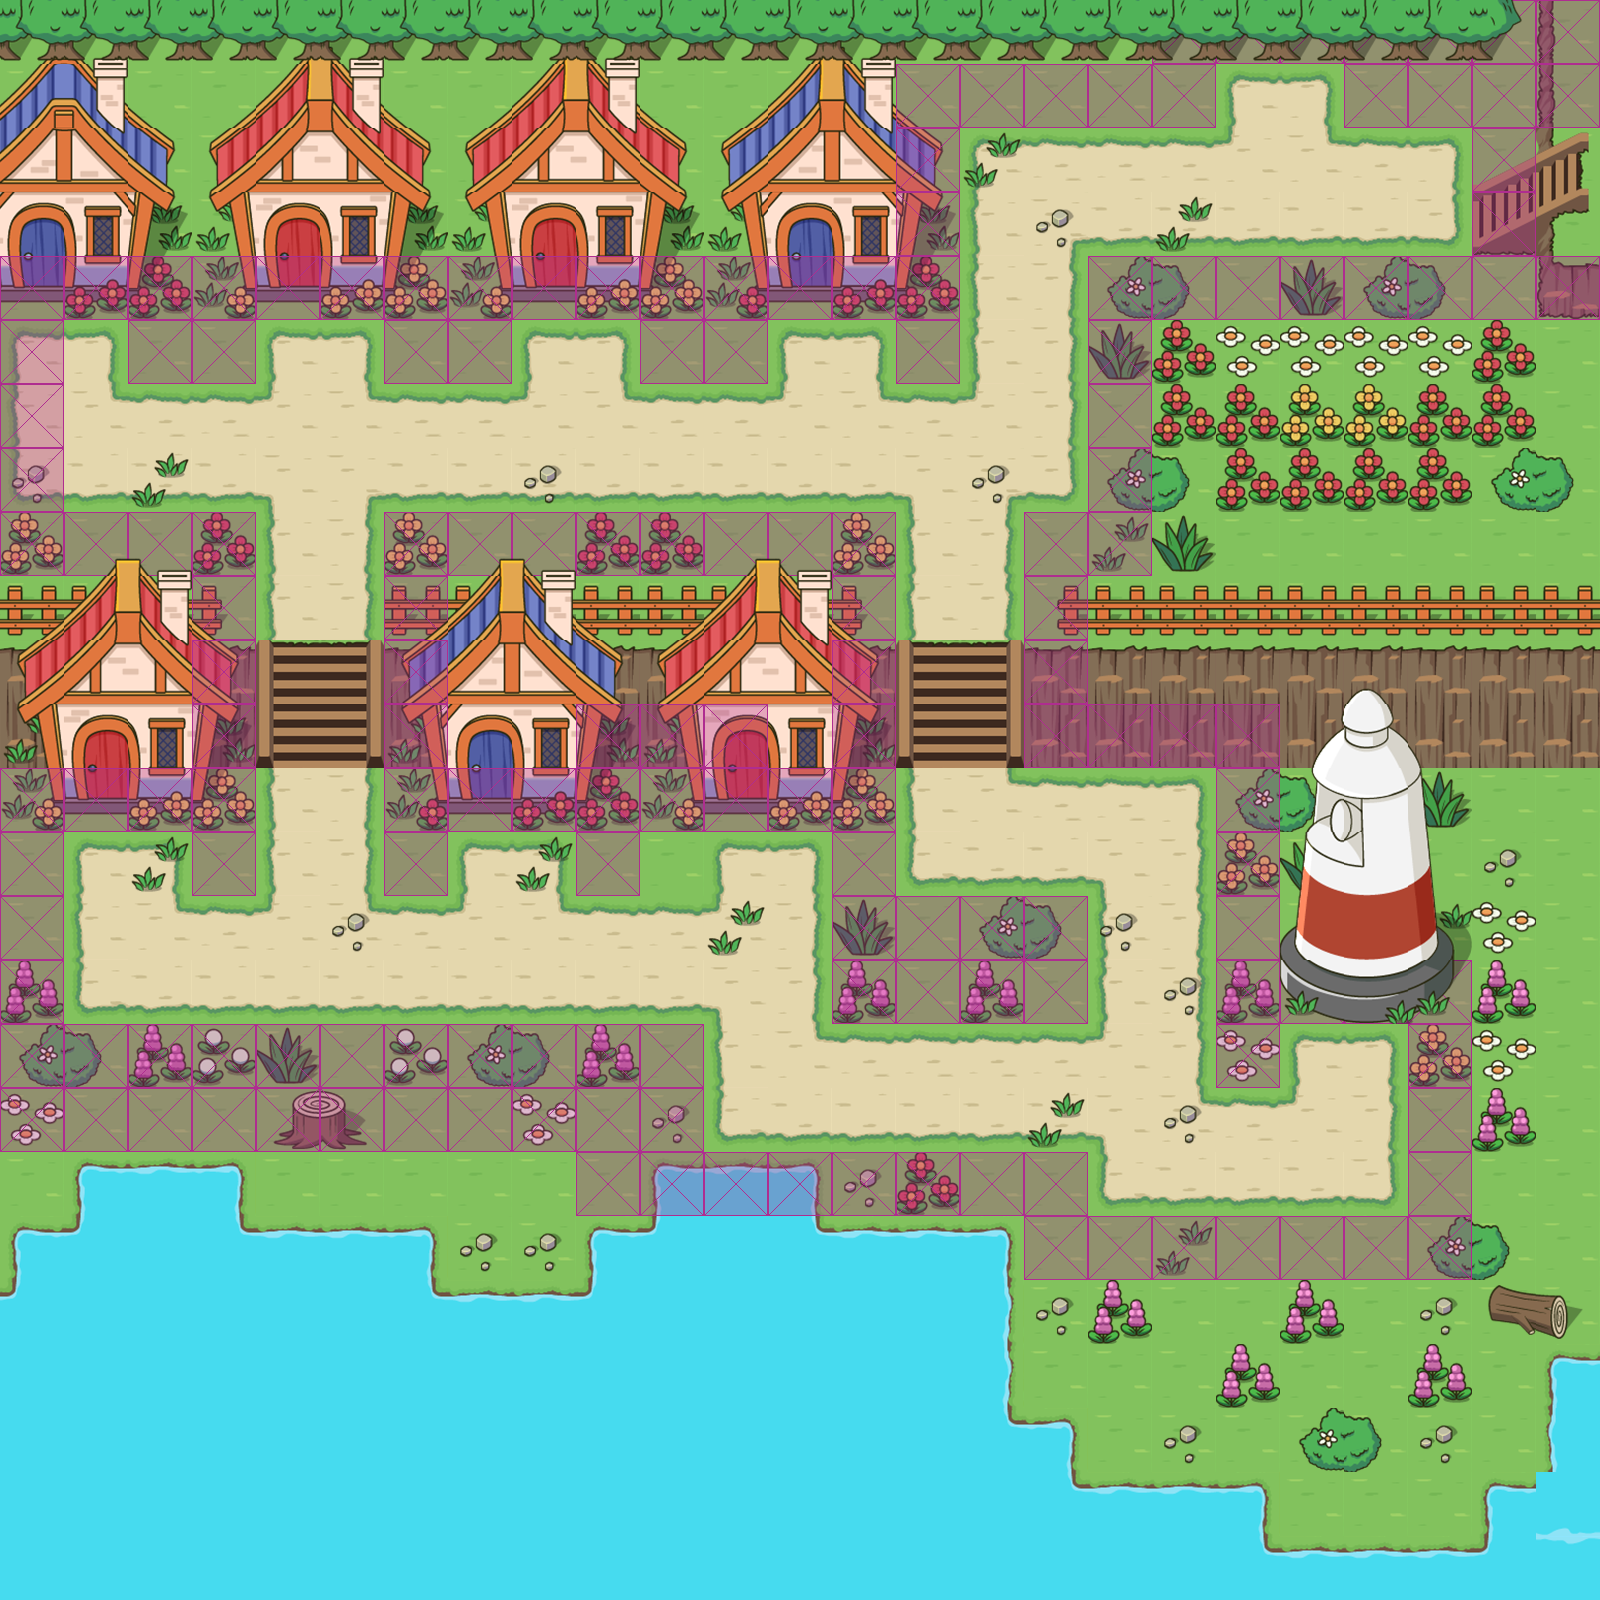

Rendered tile map (Tiled .tmx) drawn with the repository's tilesets; below, a short description and the map source with its tile grids summarised:
An orthogonal 25x25 tile map with 64x64 px tiles, 4 tile layers (Ground, Middle1, Collision, Tree), 6 tilesets and 7 objects (Player, npc_part, npc, go_to, peti_part).

<map version="1.4" tiledversion="1.4.1" orientation="orthogonal" renderorder="right-down" compressionlevel="0" width="25" height="25" tilewidth="64" tileheight="64" infinite="0" nextlayerid="13" nextobjectid="78">
 <editorsettings>
  <export target="." />
 </editorsettings>
 <properties>
  <property name="theme" value="1" />
 </properties>
 <tileset firstgid="1" name="Spritesheet_GugurArea (5_1)" tilewidth="64" tileheight="64" spacing="2" margin="1" tilecount="266" columns="14">
  <image source="../tiles/Gugur/Spritesheet_GugurArea (5).png" width="924" height="1254" />
 </tileset>
 <tileset firstgid="267" name="collision_tileset" tilewidth="64" tileheight="64" spacing="2" margin="1" tilecount="1" columns="1">
  <image source="../tiles/collision_tileset.png" width="66" height="66" />
  <tile id="0">
   <properties>
    <property name="collides" type="bool" value="true" />
   </properties>
  </tile>
 </tileset>
 <tileset firstgid="268" name="utility_tileset 2" tilewidth="64" tileheight="64" spacing="2" margin="1" tilecount="16" columns="4">
  <image source="../tiles/utility_tiles.png" width="264" height="264" />
 </tileset>
 <tileset firstgid="284" name="utility_tileset" tilewidth="64" tileheight="64" spacing="2" margin="1" tilecount="16" columns="4">
  <image source="../tiles/utility_tiles.png" width="264" height="264" />
 </tileset>
 <tileset firstgid="300" name="Spritesheet_GugurArea (5)" tilewidth="64" tileheight="64" spacing="2" margin="1" tilecount="266" columns="14">
  <image source="../tiles/Gugur/Spritesheet_GugurArea (5).png" width="924" height="1254" />
 </tileset>
 <tileset firstgid="566" name="Spritesheet_GugurArea (5_3)" tilewidth="64" tileheight="64" spacing="2" margin="1" tilecount="266" columns="14">
  <image source="../tiles/Gugur/Spritesheet_GugurArea (5).png" width="924" height="1254" />
 </tileset>
 <layer id="1" name="Ground" width="25" height="25">
  <data>[625 cells, 625 non-empty, 31 distinct tile ids]</data>
 </layer>
 <layer id="2" name="Middle1" width="25" height="25">
  <data>[625 cells, 247 non-empty, 75 distinct tile ids]</data>
 </layer>
 <layer id="4" name="Collision" width="25" height="25">
  <data>[625 cells, 163 non-empty, 1 distinct tile ids]</data>
 </layer>
 <objectgroup id="7" name="Player">
  <object id="77" name="Player" type="Player" gid="435" x="1380" y="222" width="64" height="64">
   <properties>
    <property name="direction" value="l" />
   </properties>
  </object>
 </objectgroup>
 <layer id="12" name="Tree" width="25" height="25">
  <data>[625 cells, 66 non-empty, 36 distinct tile ids]</data>
 </layer>
 <objectgroup id="8" name="NPCs">
  <object id="70" name="Villager" type="npc_part" gid="280" x="768" y="896" width="64" height="64">
   <properties>
    <property name="dialogue_name" value="Kluster 1/RP3_1" />
    <property name="image_name" value="Spritesheet_CharacterMale_UntungIdle" />
    <property name="nextEvent" value="75" />
    <property name="theme" value="&quot;&quot;" />
   </properties>
  </object>
  <object id="76" name="Villager" type="npc" gid="280" x="704" y="896" width="64" height="64">
   <properties>
    <property name="dialogue_name" value="Kluster 1/RP3_2" />
    <property name="image_name" value="Spritesheet_CharacterMale_UntungIdle" />
    <property name="theme" value="&quot;&quot;" />
   </properties>
  </object>
 </objectgroup>
 <objectgroup id="9" name="Monsters" />
 <objectgroup id="5" name="Objects">
  <object id="42" type="go_to" gid="272" x="-384" y="1280" width="64" height="64">
   <properties>
    <property name="face_direction" value="l" />
    <property name="next_map_name" value="map1-2" />
    <property name="next_theme" value="1" />
    <property name="next_x_tile" type="int" value="8" />
    <property name="next_y_tile" type="int" value="4" />
   </properties>
  </object>
  <object id="49" gid="269" x="-192" y="448" width="64" height="64">
   <properties>
    <property name="face_direction" value="d" />
    <property name="next_map_name" value="map1-2" />
    <property name="next_theme" value="1" />
    <property name="next_x_tile" type="int" value="8" />
    <property name="next_y_tile" type="int" value="5" />
   </properties>
  </object>
  <object id="51" gid="268" x="-128" y="256" width="64" height="64">
   <properties>
    <property name="face_direction" value="u" />
    <property name="next_map_name" value="gugur_1-2" />
    <property name="next_theme" value="gugur" />
    <property name="next_x_tile" type="int" value="19" />
    <property name="next_y_tile" type="int" value="23" />
   </properties>
  </object>
  <object id="75" type="peti_part" gid="277" x="640" y="896" width="64" height="64">
   <properties>
    <property name="nextEvent" value="76" />
    <property name="type" value="fruit" />
   </properties>
  </object>
 </objectgroup>
</map>
